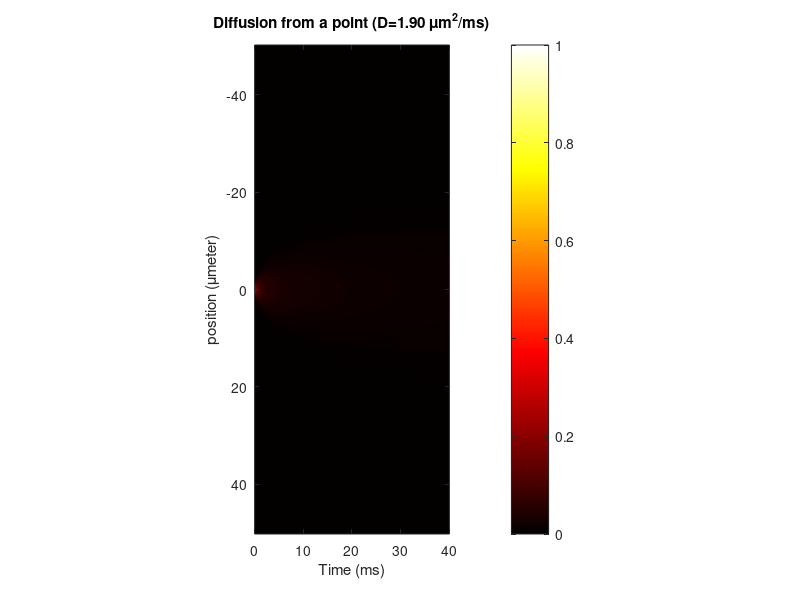
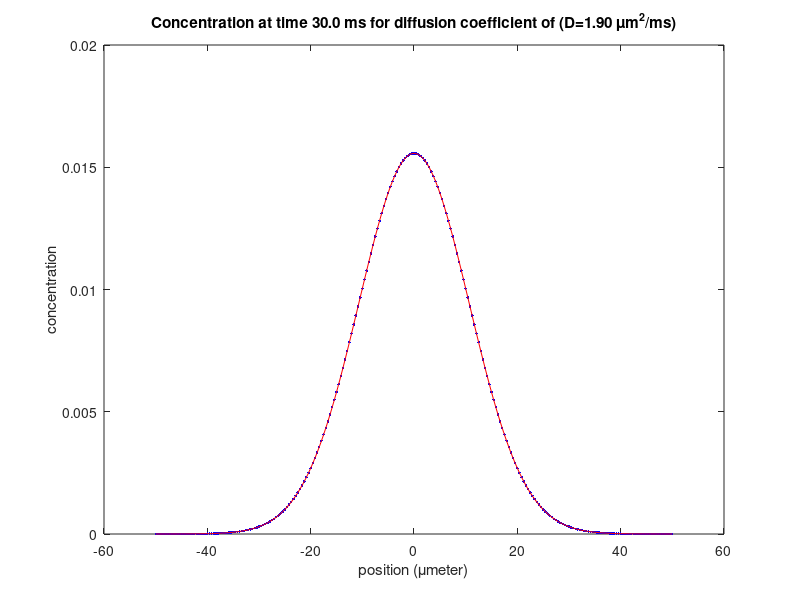

These figures' MATLAB source, in order: (Note: this script raises an error after producing the figures.)
% The following is derived from the sample code of Garcia's "Numerical
% Methods for Physics" (dftcs.m). See also:
%   http://webphysics.davidson.edu/Faculty/wc/WaveHTML/node17.html#SECTION00445000000000000000
%

% The following code solves the diffusion equation (also known as the heat
% equation) using the Forward Time Centered Space (FTCS) scheme.

clear;

%% Initialize parameters (time step, grid spacing, etc.).

% Diffusion coefficient
kappa = 1.9;   % micrometers^2/millisecond

% time-step. This should be short to assure a stable solution.
tau = 0.005; % milliseconds
maxTime = 40; % milliseconds

% Number of spatial grid points- determines the spatial resolution of the
% solution. If you want this to be big, you have to reduce tau.
N = 241;

% The system extends from x=-L/2 to x=L/2
L = 100;  % micrometers

h = L/(N-1);  % Grid size
coeff = kappa*tau/h^2;
if( coeff >= 0.5 )
  error('Solution is expected to be unstable');
end

%* Set initial and boundary conditions.
tt = zeros(N,1);          % Initialize temperature to zero at all points
% Initial cond. is delta function in center
%tt(round(N/2)) = 1/h;
% Rather than normalized temperature, we want the probability
tt(round(N/2)) = 1;
%% The boundary conditions are tt(1) = tt(N) = 0

%* Set up loop and plot variables.
xplot = (0:N-1)*h - L/2;   % Record the x scale for plots
iplot = 1;                 % Counter used to count plots
nstep = ceil(maxTime./tau);               % Maximum number of iterations
nplots = nstep;               % Number of snapshots (plots) to take
plot_step = nstep/nplots;  % Number of time steps between plots
tplot(iplot) = 0;
concentration(:,iplot) = tt(:);
iplot = iplot+1;
%* Loop over the desired number of time steps.
h = waitbar(0,'Computing concentrations...');
for istep=1:nstep  %% MAIN LOOP %%
    %* Compute new temperature using FTCS scheme.
    tt(2:(N-1)) = tt(2:(N-1)) + ...
        coeff*(tt(3:N) + tt(1:(N-2)) - 2*tt(2:(N-1)));
    concentration(:,iplot) = tt(:);
    tplot(iplot) = istep*tau;
    iplot = iplot+1;
    waitbar(istep/nstep,h);
end
close(h);

%* Plot temperature versus x and t in various forms.
figure;
imagesc(tplot,xplot,concentration); colormap(hot(256)); axis image; colorbar;
xlabel('Time (ms)'); ylabel('position (\mumeter)');
title(sprintf('Diffusion from a point (D=%0.2f \\mum^2/ms)',kappa));



delta = 30;
deltaInd = find(tplot==delta);
figure;
plot(xplot,concentration(:,deltaInd),'b.');
xlabel('position (\mumeter)');
ylabel('concentration');
title(sprintf('Concentration at time %0.1f ms for diffusion coefficient of (D=%0.2f \\mum^2/ms)',delta,kappa));

% A very simple cylindrical axon model. We assume everything is constant
% along the length so that we can just model a 2d cross-section of the
% axon. We further assume that the axon is radially symmetric so that we
% can use a 1d diffusion model. The basic logic is to:
%
% 1. Compute the 1d diffusion model for the range of sapce/time that we need
% 2. Select the time slice that we want to look at
% 3. Fit a gaussian to the concentration across space for that time slice.
%    Note that this is essentially a perfect fit, centered on 0, so the
%    only free param is the variance.
% 4. Plug the fitted variance parameter into the cumulative normal (cpdf).
% 5. From the cpdf model we can estimate the concvcentration in the tails,
%    which corresponds to the concentration outside the membrane, which we
%    take to be the proportion of protons that would have hit the membrane.
%
% The membrane is simply the perimeter of our circular cross-section:
% x = r*cos(theta); y = r*sin(theta);
% where r is the axon radius and theta is the angle.
% For any point in the axon, the distance to the membrane is:
% 
axonRadius = [0.25:.25:5];
theta = [-pi:.1:pi];
conc = concentration(:,deltaInd)';
% gaussiam:
%g = 1/(s*sqrt(2*pi))*exp(-(x-m).^2./2*s.^2);
gfunc = @(s,h,x,y) sqrt(mean(((h.*exp(-(x.^2)./(2.*s.^2)))-y).^2));
h = conc(find(xplot==0));
s = 10; % 25ms = 9.7
s = fminsearch(@(s) gfunc(s,h,xplot,conc), s) 
g = h.*exp(-(xplot.^2)./(2.*s.^2));
hold on;plot(xplot,g,'r-');
% Once we have the best-fitting gaussian, we can just use the cumulative
% normal form to compute the area in the tails:
% cumnorm = .5*(1+erf(10/s*sqrt(2))
% areaInBothTails = (1-.5*(1+erf(10/s*sqrt(2))))*2
pHitMembrane = zeros(length(axonRadius),1);
for(ii=[1:length(axonRadius)])
    r = axonRadius(ii);
    % Grid the circle that represents a slice through an axon
    gridPts = dtiBuildSphereCoords([0,0], r.*20)./20;
    % Grid the perimeter of the axon, which represents the cell membrane
    for(jj=1:length(theta))
        membraneX(jj) = r*sin(theta(jj)); membraneY(jj) = r*cos(theta(jj));
    end
    %figure;plot(gridPts(:,1),gridPts(:,2),'ro',membraneX,membraneY,'bo');axis equal;
    % compute distance from each point in the axon to each point on the membrane 
    pHitMembranePt = zeros(size(gridPts,1),1);
    for(jj=1:size(gridPts,1))
        d = sqrt((gridPts(jj,1)-membraneX).^2+(gridPts(jj,2)-membraneY).^2);
        % Sum the concentrations between the membrane distance and infinity.
        pHitMembranePt(jj) = mean((1-.5*(1+erf(d./(s.*sqrt(2))))).*2);
    end
    pHitMembrane(ii) = mean(pHitMembranePt);
    %xint = [find(xplot==-r) find(xplot==r)];
    %PmembraneCollision(ii) = 1-sum(conc([xint(1):xint(2)]));
end
figure; plot(axonRadius*2, pHitMembrane, 'ko');
xlabel('Axon diameter (\mumeter)');
ylabel('Proportion membrane collisions');
title(sprintf('P(membrane collision) at time %0.1f ms for ADC=%0.2f \\mum^2/ms)',delta,kappa));

%figure(2); clf; mesh(tplot,xplot,concentration);
%xlabel('Time');  ylabel('x');  zlabel('T(x,t)');
%title('Diffusion of a delta spike');

%figure(3); clf;       
%contourLevels = 0:0.1:1;  contourLabels = 0:5;     
%cs = contour(tplot,xplot,concentration,contourLevels);  % Contour plot
%clabel(cs,contourLabels);  % Add labels to selected contour levels
%xlabel('Time'); ylabel('x'); title('Temperature contour plot');
